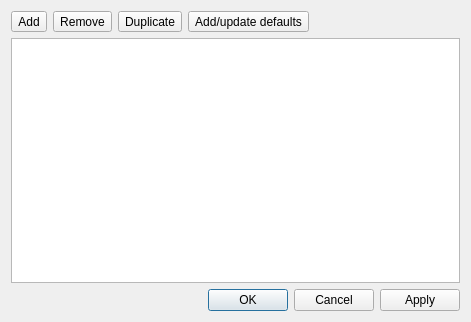
<?xml version="1.0" encoding="UTF-8"?>
<ui version="4.0">
 <class>Dialog</class>
 <widget class="QDialog" name="Dialog">
  <property name="geometry">
   <rect>
    <x>0</x>
    <y>0</y>
    <width>471</width>
    <height>322</height>
   </rect>
  </property>
  <property name="windowTitle">
   <string>Dialog</string>
  </property>
  <layout class="QVBoxLayout" name="verticalLayout">
   <item>
    <layout class="QHBoxLayout" name="horizontalLayout">
     <item>
      <widget class="QToolButton" name="addToolButton">
       <property name="toolTip">
        <string>Add a new entry</string>
       </property>
       <property name="text">
        <string>Add</string>
       </property>
       <property name="icon">
        <iconset theme="list-add">
         <normalon>:/icons/list-add.svg</normalon>
        </iconset>
       </property>
      </widget>
     </item>
     <item>
      <widget class="QToolButton" name="removeToolButton">
       <property name="toolTip">
        <string>Remove the selected entry</string>
       </property>
       <property name="text">
        <string>Remove</string>
       </property>
       <property name="icon">
        <iconset theme="list-remove">
         <normalon>:/icons/list-remove.svg</normalon>
        </iconset>
       </property>
      </widget>
     </item>
     <item>
      <widget class="QToolButton" name="duplicateToolButton">
       <property name="toolTip">
        <string>Duplicate the selected entry</string>
       </property>
       <property name="text">
        <string>Duplicate</string>
       </property>
       <property name="icon">
        <iconset theme="edit-copy">
         <normalon>:/icons/edit-copy.svg</normalon>
        </iconset>
       </property>
      </widget>
     </item>
     <item>
      <widget class="QToolButton" name="addDefaultsToolButton">
       <property name="toolTip">
        <string>Add defaults</string>
       </property>
       <property name="text">
        <string>Add/update defaults</string>
       </property>
       <property name="icon">
        <iconset theme="view-refresh">
         <normalon>:/icons/view-refresh.svg</normalon>
        </iconset>
       </property>
      </widget>
     </item>
     <item>
      <spacer name="horizontalSpacer">
       <property name="orientation">
        <enum>Qt::Horizontal</enum>
       </property>
       <property name="sizeHint" stdset="0">
        <size>
         <width>40</width>
         <height>20</height>
        </size>
       </property>
      </spacer>
     </item>
    </layout>
   </item>
   <item>
    <widget class="QTreeView" name="treeView"/>
   </item>
   <item>
    <widget class="QDialogButtonBox" name="buttonBox">
     <property name="orientation">
      <enum>Qt::Horizontal</enum>
     </property>
     <property name="standardButtons">
      <set>QDialogButtonBox::Apply|QDialogButtonBox::Cancel|QDialogButtonBox::Ok</set>
     </property>
    </widget>
   </item>
  </layout>
 </widget>
 <resources/>
 <connections>
  <connection>
   <sender>buttonBox</sender>
   <signal>accepted()</signal>
   <receiver>Dialog</receiver>
   <slot>accept()</slot>
   <hints>
    <hint type="sourcelabel">
     <x>248</x>
     <y>254</y>
    </hint>
    <hint type="destinationlabel">
     <x>157</x>
     <y>274</y>
    </hint>
   </hints>
  </connection>
  <connection>
   <sender>buttonBox</sender>
   <signal>rejected()</signal>
   <receiver>Dialog</receiver>
   <slot>reject()</slot>
   <hints>
    <hint type="sourcelabel">
     <x>316</x>
     <y>260</y>
    </hint>
    <hint type="destinationlabel">
     <x>286</x>
     <y>274</y>
    </hint>
   </hints>
  </connection>
 </connections>
</ui>
